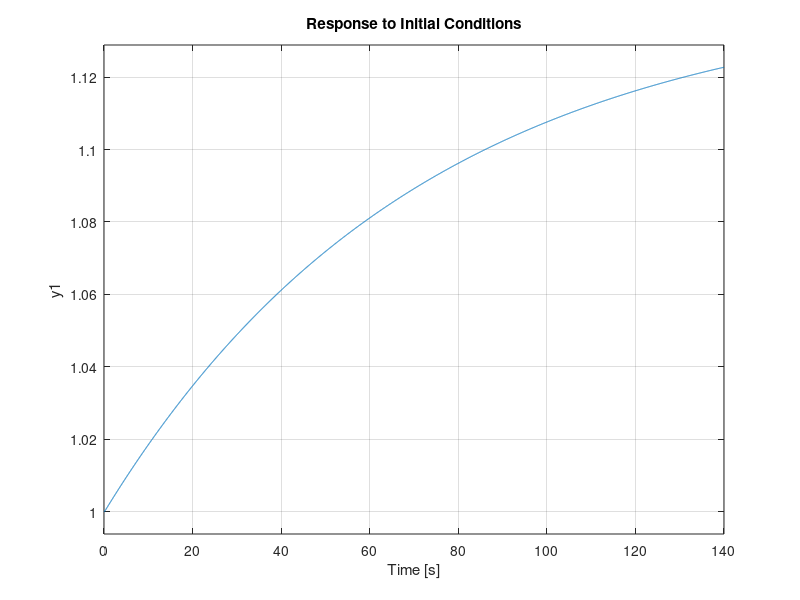

Here is the MATLAB script that generated this plot: (Note: this script raises an error after producing the figure.)
% 条件
L = 0.1;
R = 1;
Kt = 0.2;
Ke = 0.2;
J = 10;
D = 0.1;

% リカッチ方程式の係数行列
A = [-R/L 0 -Ke/L; 0 0 1; Kt/J 0 -D/J];
b = [1/L; 0; 0];
c = [0 1 0];
Q = c' * c;

% 入力に対する重み（大きいほど収束が遅くなる）
r = 1;

% 状態空間モデル
sys = ss(A, b, c, []);

% K: フィードバックゲイン
% P: リカッチ方程式の解
[K, P] = lqr(sys, Q, r)


disp("=====初期値応答=====")

% シミュレーション時間
Tfinal = 140;

% フィードバックゲインの条件
k3 = 1 / 2;
k4 = 2;

% 初期値
x0 = [1;1;0];

% (1) フィードバックなし
initial(sys, x0, Tfinal);

hold on

% (2) 最適制御のフィードバックを系に印加
A2 = A + b * (-K);

sys2 = ss(A2, [], c, [])
initial(sys2, x0, Tfinal);

hold on

% (3) フィードバックu=-k3・Kxを系に印加
A3 = A + b * (-K * k3);

sys3 = ss(A3, [], c, [])
initial(sys3, x0, Tfinal);

hold on

% (4) フィードバックu=-k4・Kxを系に印加
A4 = A + b * (-K * k4);

sys4 = ss(A4, [], c, [])
initial(sys4, x0, Tfinal);

legend("(1) FBなし", "(2) FB u=-Kx (最適制御)", "(3) FB u=-" + k3 + "Kx", "(4) FB u=-" + k4 + "Kx", ...
       "Location","east")
grid

saveas(gcf, 'icr.png');
